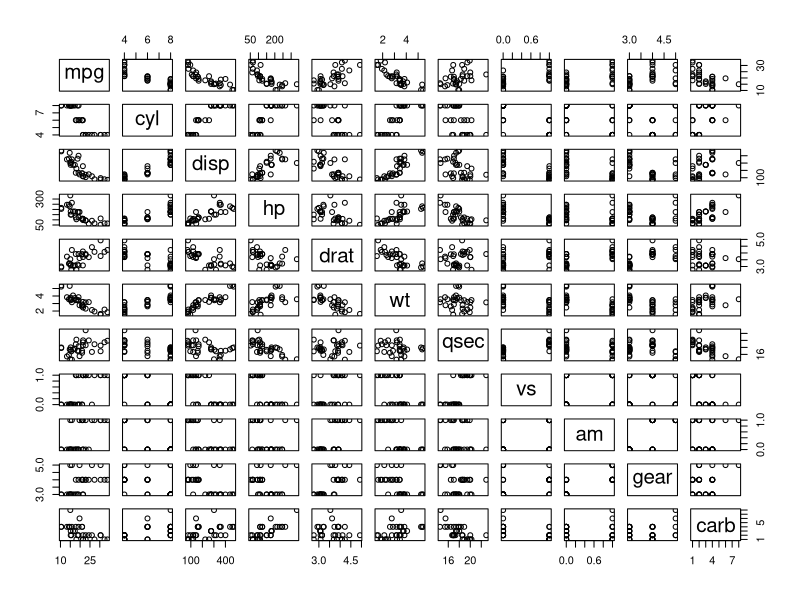
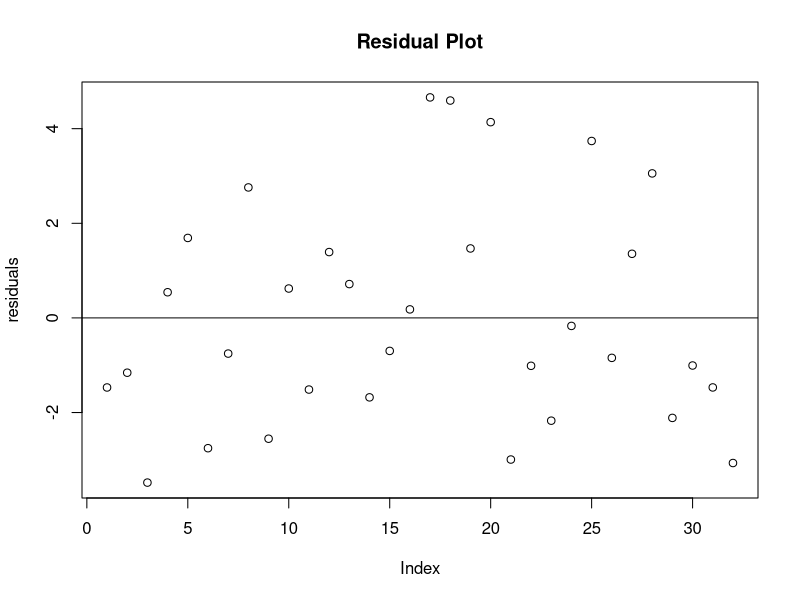

The R source for these figures, in order:
## ---- chunk 1
data(mtcars)
model.am<-lm(mpg~factor(am),data=mtcars)
summary(model.am)$coef
summary(model.am)$adj.r.squared
## ---- chunk 2
model1<-lm(mpg~wt,data=mtcars)
model2<-lm(mpg~wt+qsec,data=mtcars)
model3<-lm(mpg~wt+qsec+factor(am),data=mtcars)
## ---- chunk 3
anova(model1,model2,model3)
## ---- chunk 4
library(car)
vif(model3)
## ---- chunk 5
summary(model3)$coef
## ---- chunk 6
pairs(mtcars)
## ---- chunk 7
plot(model3$residuals, ylab="residuals", main="Residual Plot")
abline(h=0)
